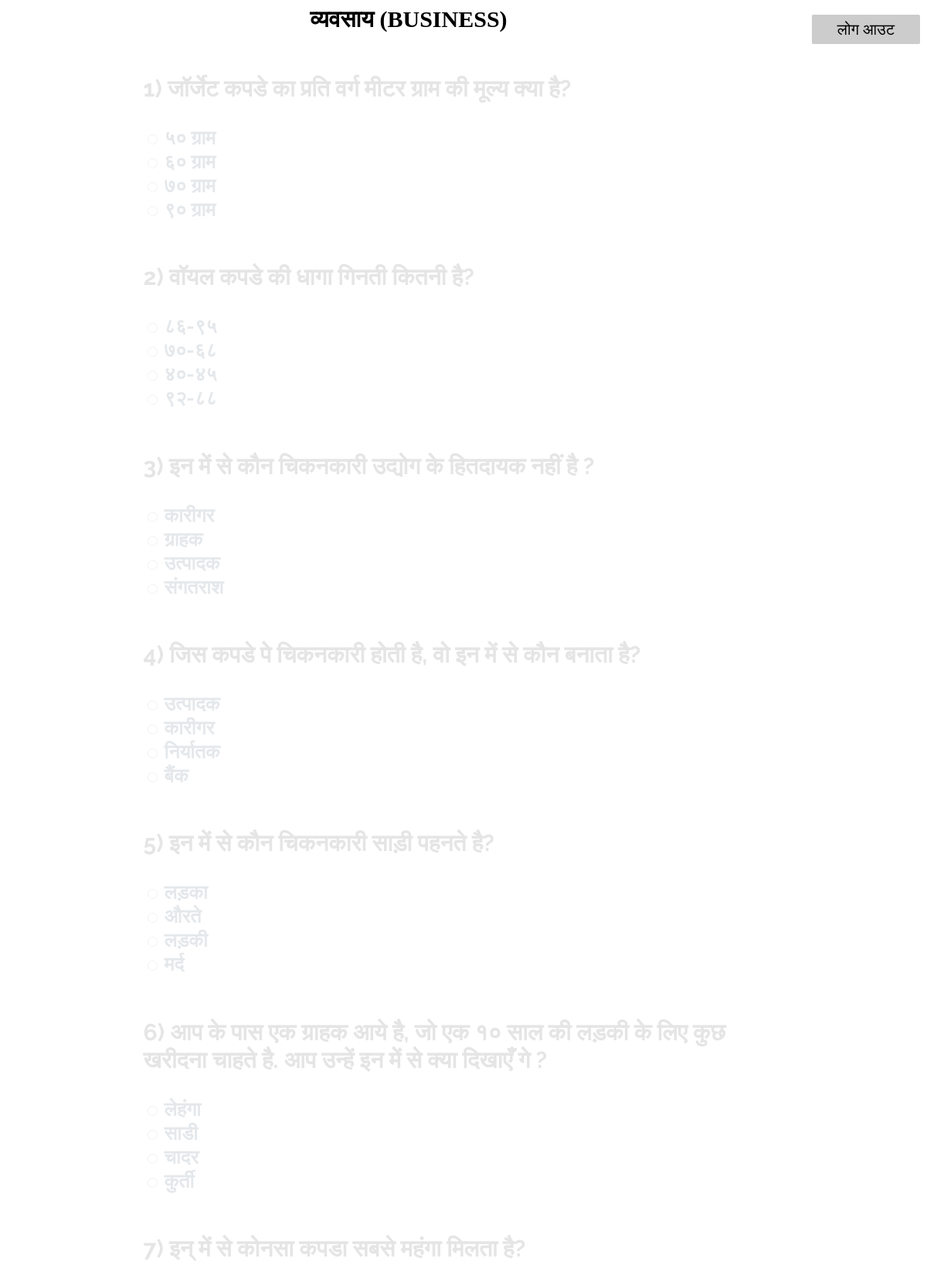
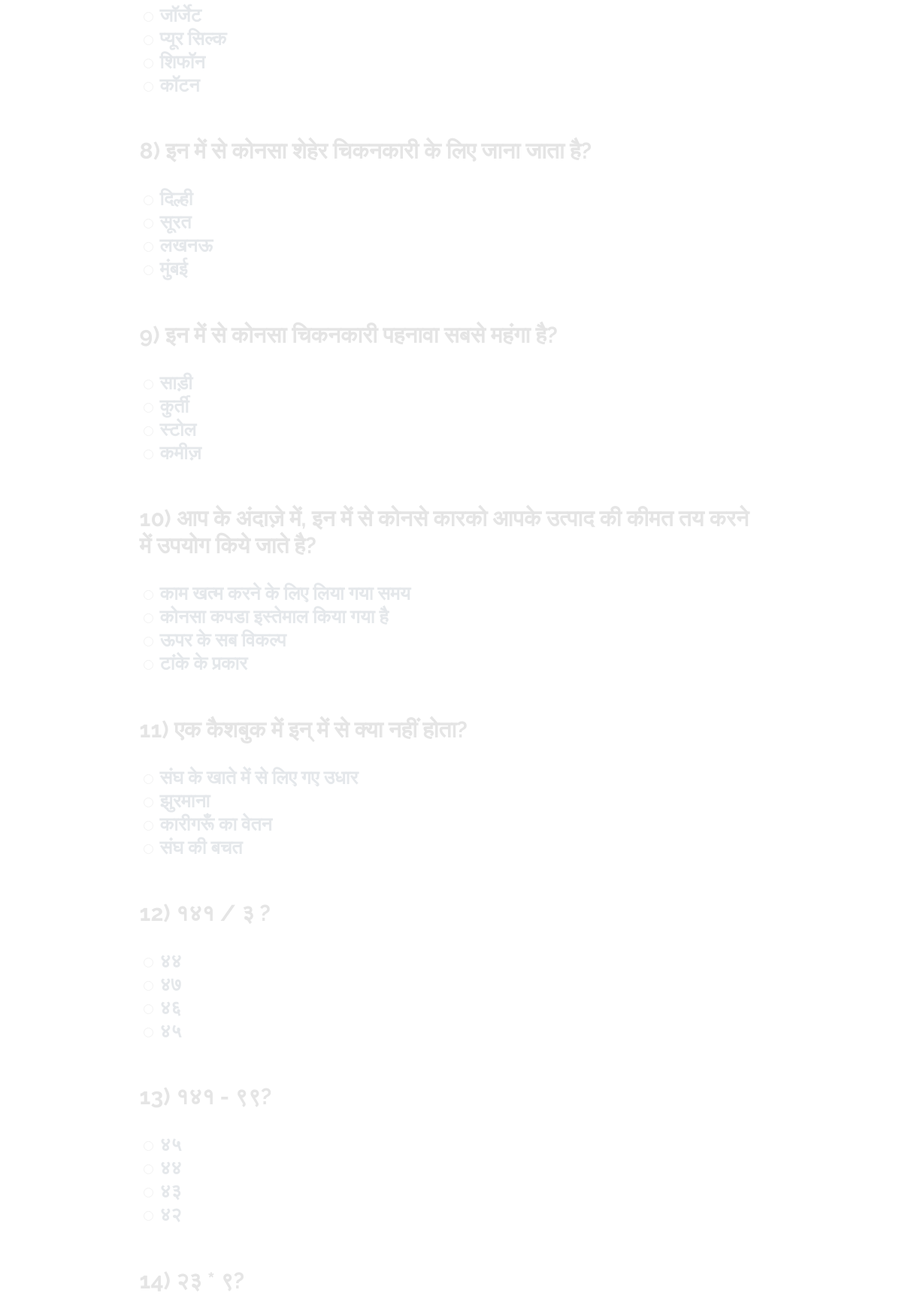
The page /section3.php (upper part) on the database its author committed (2 pictures, top to bottom).
### tables this page shows
CREATE TABLE IF NOT EXISTS `section3` (
  `qid` int(5) DEFAULT NULL,
  `type` int(5) DEFAULT NULL,
  `category` varchar(100) DEFAULT NULL,
  `question` varchar(500) DEFAULT NULL,
  `questionimage` varchar(500) DEFAULT NULL,
  `opta` varchar(500) DEFAULT NULL,
  `optb` varchar(500) DEFAULT NULL,
  `optc` varchar(500) DEFAULT NULL,
  `optd` varchar(500) DEFAULT NULL,
  `correctopt` int(5) DEFAULT NULL
);

### section3.php (the view, shortened to what this page needs)
<html>
<head>
	<link href="apti.css" rel="stylesheet">
</head>
<body>
	<div id="title"><b>व्यवसाय (BUSINESS)</b>
	<button id="logout" onClick="document.location.href='sd.php'">लोग आउट</button></div>
	<form method="post" action="checkapti.php">
	<?php
	$query = mysql_query("Select * from section3");
	$name=1;
	while($row = mysql_fetch_array($query))
	{
		if($row['category']=='text')
		{
			echo
			'<fieldset id="field"><p>'.$name.') '.nl2br(htmlspecialchars($row['question'])).'</p>
			<label><input type="radio" name="' .$name. '" value="1"> '.nl2br(htmlspecialchars($row["opta"])).' </label><br>
			<label><input type="radio" name="' .$name. '" value="2"> '.nl2br(htmlspecialchars($row["optb"])).' </label><br>
			<label><input type="radio" name="' .$name. '" value="3"> '.nl2br(htmlspecialchars($row["optc"])).' </label> <br>
			<label><input type="radio" name="' .$name. '" value="4"> '.nl2br(htmlspecialchars($row["optd"])).' </label><br></fieldset>';
		}
		$name=$name+1;
	}
	?>
	<br><br><div id="wrapper"><input id="button" type="submit" name="Check"  value="परिणाम"></div>
	</form>
</body>
</html>

### apti.css (style rules this page uses)
#logout { top:20px; float:right; width: 12%; height: 40px; background: #cccccc; border: 1px solid white; cursor: pointer; border-radius: 2px; color: black; font-family: 'Exo', sans-serif; font-size: 20px; font-weight: 500; padding: 6px; margin-top: 10px; border-radius: 3px; display: inline-block; text-align: center; }
#field { width: 70%; margin-left: auto; margin-right: auto; border: none; background: rgba(255, 255, 255, .5); opacity: 10%; }
#title { text-align: center; height: 50px; font-size: 30px; }
p { font-family: 'Raleway',sans-serif; color:black; font-size: 30px; }
body { background-image: url("chikankari_images/back.png"); background-size:cover; background-size : 100% auto background-repeat: no-repeat; background-attachment: fixed; }
form { font-family:'Raleway',sans-serif; font-size: 25px; color:#001F3D; font-weight: bold; }

### rows shown on the page
section3: question "जॉर्जेट कपडे का प्रति वर्ग मीटर ग्राम की मूल्य क्या है?", opta "५० ग्राम", optb "६० ग्राम", optc "७० ग्राम", optd "९० ग्राम"
section3: question "वॉयल कपडे की धागा गिनती कितनी है?", opta "८६-९५", optb "७०-६८", optc "४०-४५", optd "९२-८८"
section3: question "इन में से कौन चिकनकारी उद्योग के हितदायक नहीं है ?", opta "कारीगर", optb "ग्राहक", optc "उत्पादक", optd "संगतराश"
section3: question "जिस कपडे पे चिकनकारी होती है, वो इन में से कौन बनाता है?", opta "उत्पादक", optb "कारीगर", optc "निर्यातक", optd "बैंक"
section3: question "इन में से कौन चिकनकारी साड़ी पहनते है?", opta "लड़का", optb "औरते", optc "लड़की", optd "मर्द"
section3: question "आप के पास एक ग्राहक आये है, जो एक १० साल की लड़की के लिए कुछ खरीदना चाहते है. आप उन्हें इन में से क्या दिखाएँ गे ?", opta "लेहंगा", optb "साडी", optc "चादर", optd "कुर्ती"
section3: question "इन् में से कोनसा कपडा सबसे महंगा मिलता है?", opta "जॉर्जेट", optb "प्यूर सिल्क", optc "शिफॉन", optd "कॉटन"
section3: question "इन में से कोनसा शेहेर चिकनकारी के लिए जाना जाता है?", opta "दिल्ही", optb "सूरत", optc "लखनऊ", optd "मुंबई"
section3: question "इन में से कोनसा चिकनकारी पहनावा सबसे महंगा है?", opta "साड़ी", optb "कुर्ती", optc "स्टोल", optd "कमीज़"
section3: question "आप के अंदाज़े में, इन में से कोनसे कारको आपके उत्पाद की कीमत तय करने में उपयोग किये जाते है?", opta "काम खत्म करने के लिए लिया गया समय", optb "कोनसा कपडा इस्तेमाल किया गया है", optc "ऊपर के सब विकल्प", optd "टांके के प्रकार"
section3: question "एक कैशबुक में इन् में से क्या नहीं होता?", opta "संघ के खाते में से लिए गए उधार", optb "झुरमाना", optc "कारीगरूँ का वेतन", optd "संघ की बचत"
section3: question "१४१ / ३ ?", opta "४४", optb "४७", optc "४६", optd "४५"
section3: question "१४१ - ९९?", opta "४५", optb "४४", optc "४३", optd "४२"
section3: question "२३ * ९?"
